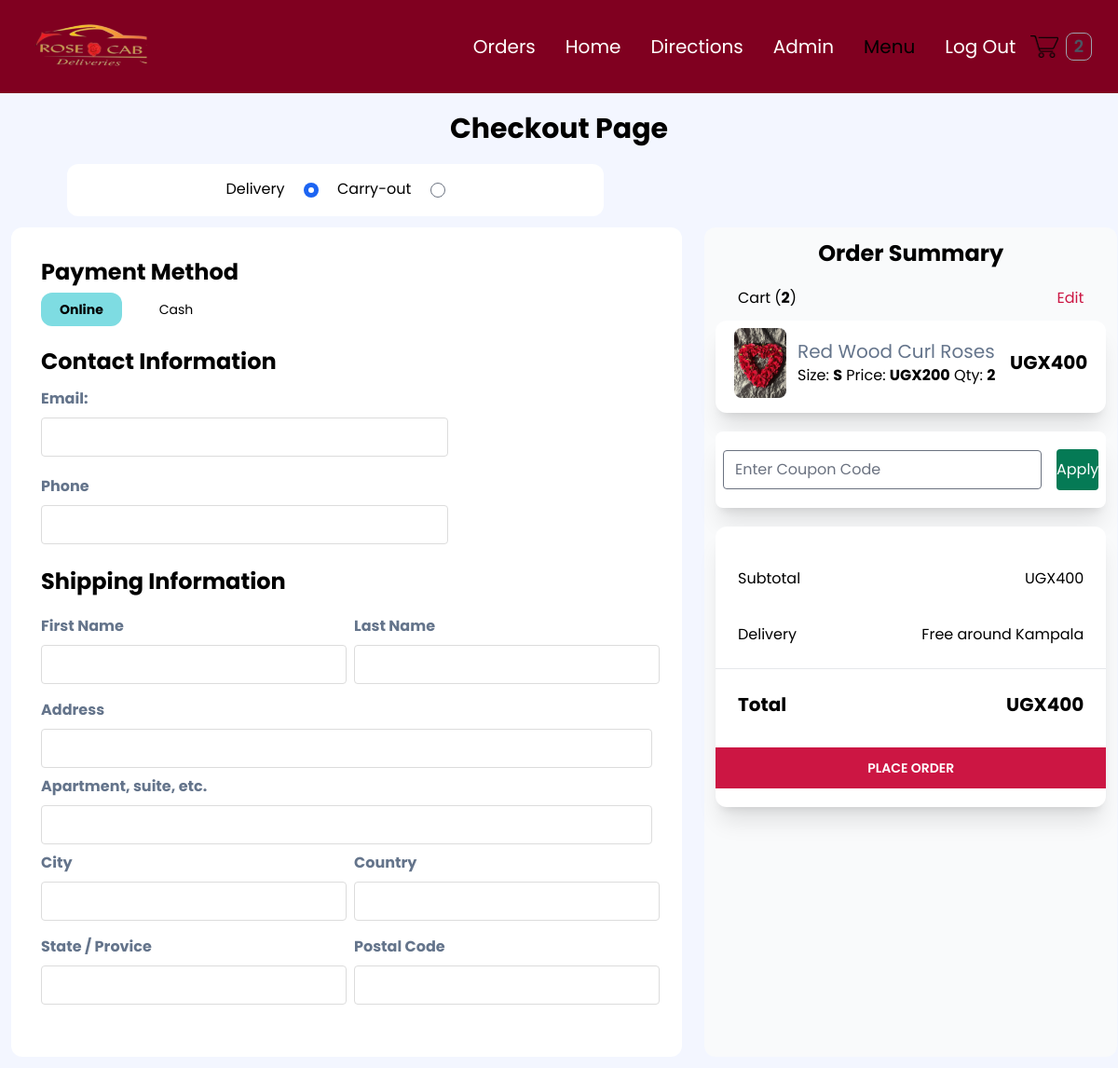
Before: /checkout (signed in) with the older database file.
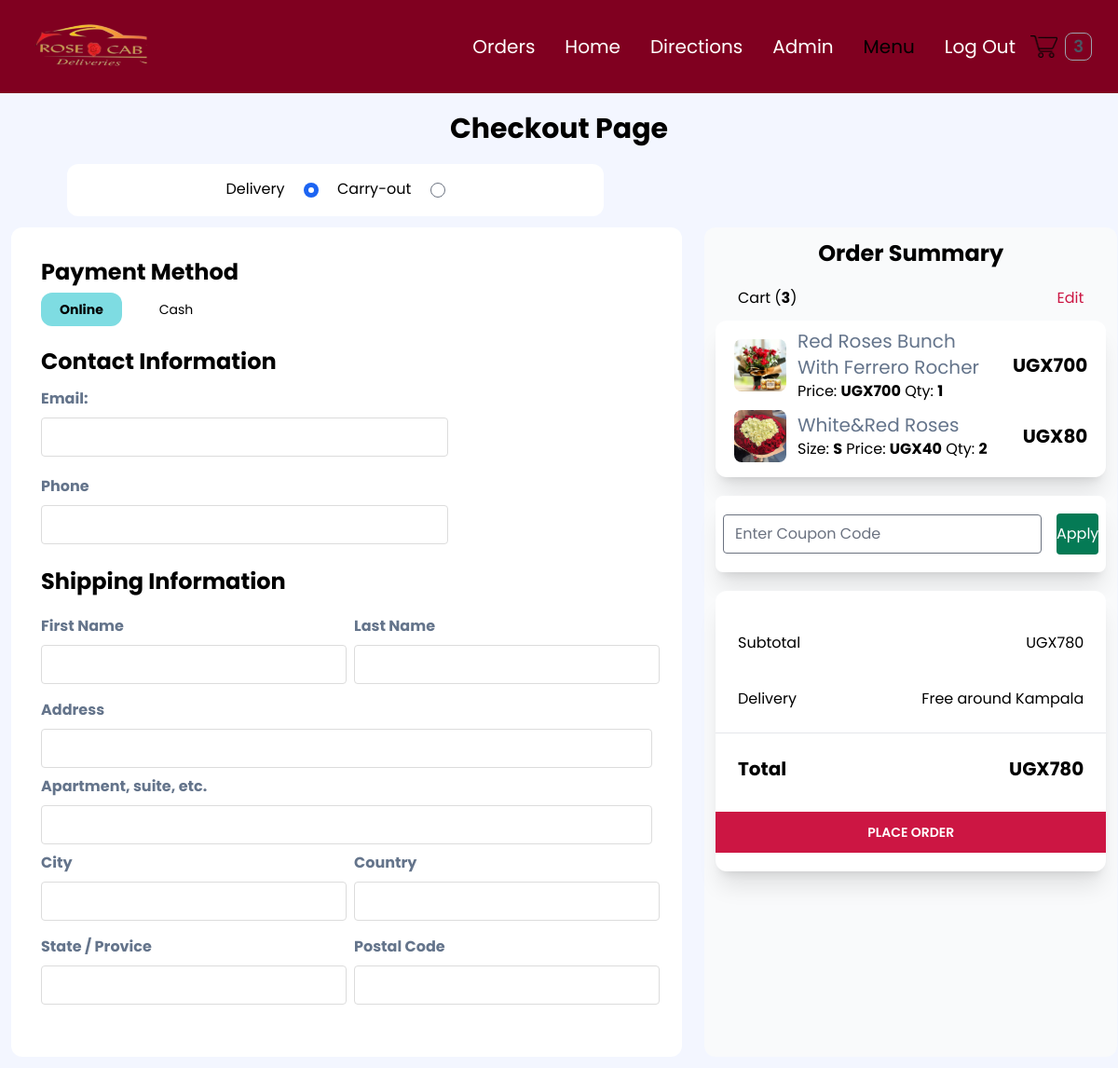
After: the same page with the newer database file.
### order/models.py (models this page shows, shortened)
class Order(models.Model):
    PAYMENT_CHOICES = (("cash", "cash"), ("online", "online"))
    DELIVERY_CHOICES = (("delivery", "delivery"), ("carryout", "carryout"))
    transaction_id = models.UUIDField(
        primary_key=True, default=uuid.uuid4, editable=True
    )
    customer = models.ForeignKey(Customer, on_delete=models.CASCADE)
    STATUS =(
        ('Pending','Pending'),
        ('Order Confirmed','Order Confirmed'),
        ('Out for Delivery','Out for Delivery'),
        ('Delivered','Delivered'),
    )
    status=models.CharField(max_length=50,null=True,choices=STATUS,default='Pending')
    date_ordered = models.DateTimeField(auto_now_add=True)
    date_modified = models.DateTimeField(auto_now=True)
    complete = models.BooleanField(default=False)
    paid = models.BooleanField(default=False)
    payment_method = models.CharField(max_length=10, choices=PAYMENT_CHOICES)
    delivery_method = models.CharField(max_length=10, choices=DELIVERY_CHOICES)
    shipping = models.ForeignKey(
        "ShippingAddress", on_delete=models.SET_NULL, blank=True, null=True
    )
    pickup = models.ForeignKey(
        "PickUpDetail", on_delete=models.SET_NULL, blank=True, null=True
    )
    coupon = models.ForeignKey(
        "Coupon", on_delete=models.SET_NULL, blank=True, null=True
    )
    email = models.EmailField(max_length=70, null=True, blank=True)
    phone = models.CharField(max_length=20, null=True, blank=True)
    @property
    def get_cart_subtotal(self):
        order_items = self.orderitem_set.all()
        total = sum([item.get_total for item in order_items])
        return total
    get_cart_subtotal.fget.short_description = "Subtotal"
    @property
    def get_cart_total(self):
        total = self.get_cart_subtotal
        if self.coupon:
            total = total - self.get_coupon_value
        return total
    get_cart_total.fget.short_description = "Total"
    @property
    def get_cart_items(self):
        order_items = self.orderitem_set.all()
        total = sum([item.quantity for item in order_items])
        return total
    get_cart_items.fget.short_description = "# Items"
    @property
    def get_coupon_value(self):
        if self.coupon:
            if self.coupon.discount_type == "Percent":
                coupon_value = round(
                    self.get_cart_subtotal * self.coupon.discount_amount / 100, 2
                )
            else:
                coupon_value = self.coupon.discount_amount
        else:
            coupon_value = None
        return coupon_value
    get_coupon_value.fget.short_description = "Coupon"

class OrderItem(models.Model):
    product = models.ForeignKey(Product, on_delete=models.CASCADE)
    order = models.ForeignKey(Order, on_delete=models.CASCADE)
    variation = models.ForeignKey(
        ProductVariant, on_delete=models.SET_NULL, blank=True, null=True
    )
    quantity = models.IntegerField(default=0)
    date_added = models.DateTimeField(auto_now_add=True)
    @property
    def get_total(self):
        if self.product.has_variants:
            total = self.variation.price * self.quantity
        else:
            total = self.product.price * self.quantity
        return total
    get_total.fget.short_description = "Total"
    def image_tag(self):
        return mark_safe(
            f'<img src="{self.product.image.url}" width="100" height="100" />'
        )
    image_tag.short_description = "Image"

### store/models.py (models this page shows, shortened)
class Product(models.Model):
    id = models.UUIDField(primary_key=True, default=uuid.uuid4, editable=False)
    name = models.CharField(max_length=100)
    price = models.DecimalField(max_digits=6, decimal_places=2, blank=True, null=True)
    desc = models.TextField(max_length=500, blank=True, null=True)
    image = models.ImageField(blank=True, upload_to="images")
    created_at = models.DateField(auto_now_add=True)
    updated_at = models.DateField(auto_now=True)
    product_category = models.ForeignKey(
        "Category", on_delete=models.CASCADE, null=True, blank=True
    )
    class Meta:
        ordering = ("product_category",)
    def image_tag(self):  # pragma: no cover
        if self.image:
            return mark_safe(f'<img src="{self.image.url}" width="100" height="100" />')
    image_tag.short_description = "Image"
    @property
    def has_variants(self):
        if self.productvariant_set.count() > 0:
            return True
        else:
            return False

class ProductVariant(models.Model):
    title = models.CharField(max_length=100, blank=True, null=True)
    product = models.ForeignKey(Product, on_delete=models.CASCADE)
    size = models.ForeignKey(Size, on_delete=models.CASCADE)
    price = models.DecimalField(max_digits=6, decimal_places=2)

class Size(models.Model):
    name = models.CharField(max_length=20, blank=True, null=True, unique=True)

### order/views.py (the view)
# urls.py: path("checkout", views.checkout, name="checkout"),
def checkout(request):
    stripe_publishable_key = settings.STRIPE_PUBLISHABLE_KEY
    try:
        customer = get_customer_or_guest(request)
    except:
        return redirect("store:products")
    order_qs = Order.objects.filter(customer=customer, complete=False)
    if order_qs.exists():
        order = order_qs[0]
        order_items = OrderItem.objects.filter(order=order)
        coupon_form = CouponApplyForm()
        context = {
            "order": order,
            "order_items": order_items,
            "coupon_form": coupon_form,
            "stripe_publishable_key": stripe_publishable_key,
        }
        if order.get_cart_items < 1:
            return redirect("store:products")
    else:
        return redirect("store:products")
    return render(request, "order/checkout.html", context=context)

### order/forms.py
class CouponApplyForm(forms.Form):
    code = forms.CharField(
        max_length=50,
        widget=forms.TextInput(
            attrs={
                "class": "w-3/5 m-2 rounded focus:ring-0 focus:border-[#c0c0c0] bg-green-100",
                "placeholder": "Enter Coupon Code",
            }
        ),
    )

### order/views.py (called while the page is built)
def get_customer_or_guest(request):
    if request.user.is_authenticated:
        customer = request.user.customer
    else:
        customer, created = Customer.objects.get_or_create(
            device=request.COOKIES["device"]
        )
    return customer

### store/context_processors.py (called while the page is built, shortened)
def get_cart_quantity(request):
    if request.user.is_authenticated:
        try:
            customer = request.user.customer
        except:
            number_of_items = 0
    try:
        customer_order = Order.objects.filter(customer=customer, complete=False)[0]
        number_of_items = customer_order.get_cart_items
    except:
        number_of_items = 0
    return {"cart_quantity": number_of_items}

### templates/order/checkout.html (shortened to what the changed rows need)
{% extends 'store/base.html' %} {% block content %} {% load static%}
<div class="my-5">
  <h1 class="flex items-center justify-center font-bold text-md lg:text-3xl">
    Checkout Page
  </h1>
</div>
<div class="flex flex-col md:flex-row">
  <form id="address-form" method="POST" enctype="multipart/form-data"
    class="md:w-3/5 bg-white rounded-xl p-3 m-3">
    <div class="flex flex-col justify-between mx-3 mb-5 bg-transparent rounded-xl">
      <div class="p-2 mt-3">
        <h2 class="font-bold mb-3 text-2xl">Payment Method</h2>
      </div>
      <div class="p-2">
        <h2 class="font-bold mb-3 text-2xl">Contact Information</h2>
      </div>
      <div class="p-2">
        <h2 class="font-bold mb-5 text-2xl">Shipping Information</h2>
      </div>
    </div>
  </form>
  <div class="md:w-2/5 flex flex-col p-3 m-3 bg-gray-50 rounded-xl">
    <div>
      <h2 class="font-bold mb-5 text-2xl text-center">Order Summary</h2>
      <div class="flex justify-between mx-6 my-3">
        <p>Cart (<strong>{{order.get_cart_items}}</strong>)</p>
      </div>
      <div class="flex flex-col shadow-xl p-2 rounded-xl bg-white">
        {% for item in order_items %}
        <div class="flex gap-3 items-center mx-3 mb-2">
          <img class="w-14 rounded-lg" src="{{item.product.image.url}}" alt="" />
          <div>
            <h3 class="text-slate-500 text-xl">{{item.product.name}}</h3>
            {% if item.product.has_variants %}
            <p>
              Size: <strong>{{item.variation.size.name}}</strong> Price:
              <strong>UGX{{item.variation.price|floatformat:0}}</strong> Qty:
              <strong>{{item.quantity}}</strong>
            </p>
            {% else %}
            <p>
              Price: <strong>UGX{{item.product.price|floatformat:0}}</strong> Qty:
              <strong>{{item.quantity}}</strong>
            </p>
            {% endif %}
          </div>
          <p class="ml-auto font-bold text-xl">UGX{{item.get_total|floatformat:0}}</p>
        </div>
        {% endfor %}
      </div>
    </div>
    <div class="mt-5 py-5 shadow-xl rounded-xl bg-white">
      <div class="flex justify-between m-3 p-3">
        <p>Subtotal</p>
        <p>UGX{{order.get_cart_subtotal|floatformat:0}}</p>
      </div>
      <div class="flex justify-between m-3 p-3 font-bold text-xl">
        <p>Total</p>
        <p>UGX{{order.get_cart_total|floatformat:0}}</p>
      </div>
    </div>
  </div>
</div>
{% endblock %}

Changed rows visible on the page:
removed OrderItem: product.image (picture), product.name "Red Wood Curl Roses", variation.size.name "S", variation.price "200", quantity "2", get_total "400"
changed Order: get_cart_items "2" → "3"; get_cart_subtotal "400" → "780"; get_cart_total "400" → "780"
added OrderItem: product.image (picture), product.name "Red Roses Bunch With Ferrero Rocher", product.price "700", quantity "1", get_total "700"
added OrderItem: product.image (picture), product.name "White&Red Roses", variation.size.name "S", variation.price "40", quantity "2", get_total "80"
Other visible differences:
{{ cart_quantity }}: "2" → "3"
